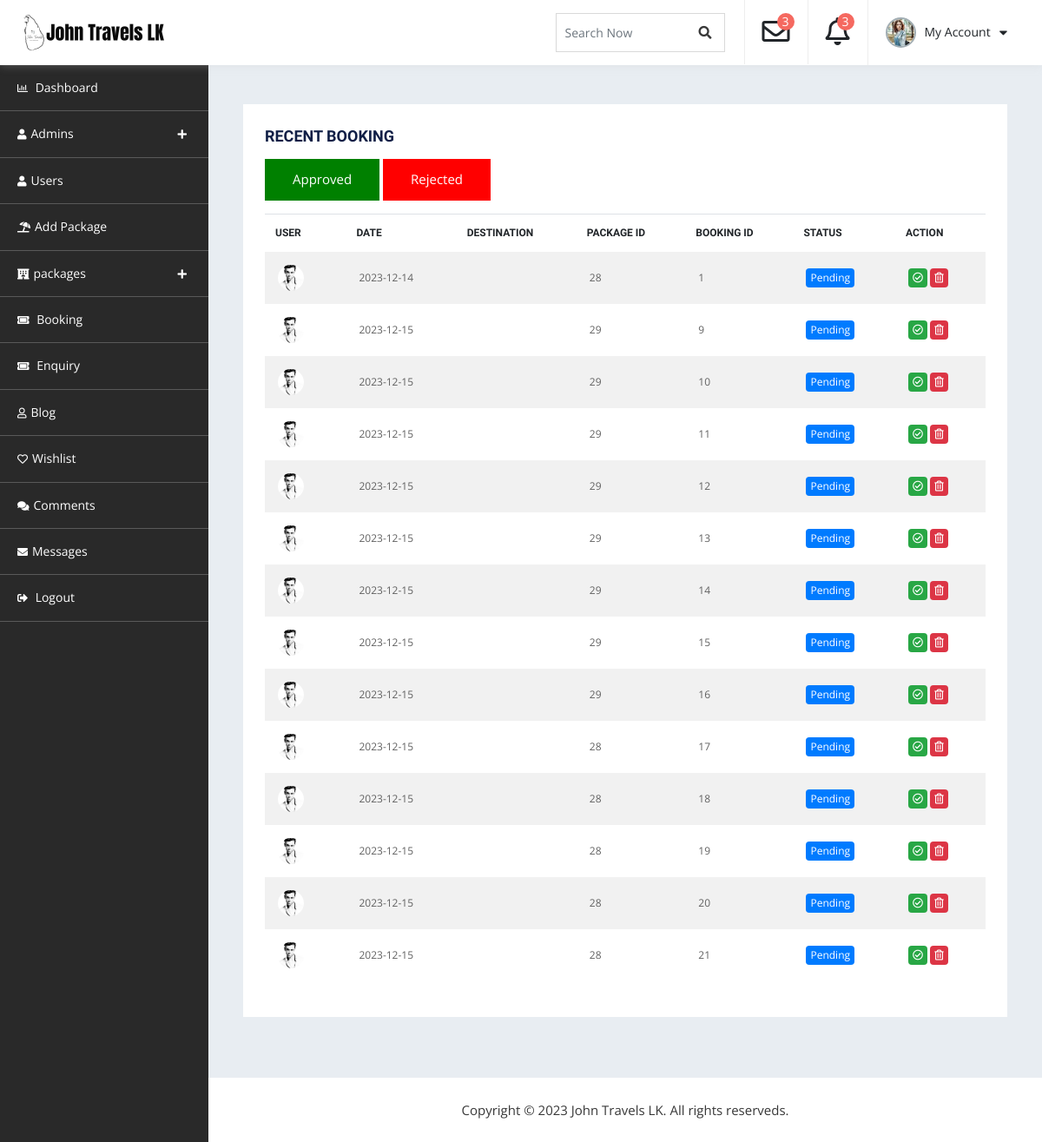
Page /admin_dashboard/db-booking.php on the committed database.
### tables this page shows
CREATE TABLE `package_booking` (
  `Booking_Id` int(11) NOT NULL,
  `Customer_Id` int(11) NOT NULL,
  `Pack_Id` int(11) NOT NULL,
  `Date` date NOT NULL DEFAULT current_timestamp(),
  `Status` varchar(25) NOT NULL DEFAULT 'Pending'
);

CREATE TABLE `customer_more_details` (
  `Customer_Id` int(11) NOT NULL,
  `First_name` varchar(255) NOT NULL,
  `Last_name` varchar(255) NOT NULL,
  `Mobile_number` int(11) NOT NULL,
  `NIC` varchar(12) NOT NULL,
  `City` varchar(255) NOT NULL,
  `Country` varchar(255) NOT NULL,
  `district` varchar(255) NOT NULL,
  `Address` varchar(255) NOT NULL,
  `Dob` date NOT NULL,
  `About` varchar(255) NOT NULL,
  `Image` varchar(256) NOT NULL
);

### admin_dashboard/A-show-customer.php (called while the page is built)
<?php
function show($id){
require 'db-connection.php';
$query="SELECT Image FROM `customer_more_details` WHERE Customer_Id='$id'";
$result=mysqli_query($conn,$query);
if($result){
    $row=mysqli_fetch_assoc($result);
    $img= $row['Image'];
}
else{
    echo "n";
}
return $img;
}
?>

### admin_dashboard/db-booking.php (the view, shortened to what this page needs)
<!doctype html>
<html lang="en">
   <head>
      <link rel="stylesheet" href="assets/css/bootstrap.min.css" media="all">
      <link rel="stylesheet" type="text/css" href="assets/css/all.min.css">
      <link rel="stylesheet" type="text/css" href="style.css">
</head>
<body>
    <div id="container-wrapper">
        <div id="dashboard" class="dashboard-container">
            <div class="dashboard-header sticky-header">
                <div class="content-left  logo-section pull-left">
                    <h1><a href="../index.php"><img src="assets/images/logo.png" alt=""></a></h1>
                </div>
                <div class="heaer-content-right pull-right">
                    <div class="search-field">
                        <form>
                            <div class="form-group">
                                <input type="text" class="form-control" id="search" placeholder="Search Now">
                                <a href="#"><span class="search_btn"><i class="fa fa-search" aria-hidden="true"></i></span></a>
                            </div>
                        </form>
                    </div>
                    <div class="dropdown">
                        <a class="dropdown-toggle" id="notifyDropdown" data-toggle="dropdown" aria-haspopup="true" aria-expanded="false">
                            <div class="dropdown-item">
                                <i class="far fa-envelope"></i>
                                <span class="notify">3</span>
                            </div>
                        </a>
                    </div>
                    <div class="dropdown">
                        <a class="dropdown-toggle" data-toggle="dropdown">
                            <div class="dropdown-item">
                                <i class="far fa-bell"></i>
                                <span class="notify">3</span>
                            </div>
                        </a>
                    </div>
                    <div class="dropdown">
                        <a class="dropdown-toggle" data-toggle="dropdown">
                            <div class="dropdown-item profile-sec">
                                <img src="assets/images/comment.jpg" alt="">
                                <span>My Account </span>
                                <i class="fas fa-caret-down"></i>
                            </div>
                        </a>
                    </div>
                </div>
            </div>
            <div class="dashboard-navigation">
                <div id="dashboard-Navigation" class="slick-nav"></div>
                <div id="navigation" class="navigation-container">
                    <ul>
                        <li><a href="dashboard.php"><i class="far fa-chart-bar"></i> Dashboard</a></li>
                        <li><a><i class="fas fa-user"></i>Admins</a>
                        </li>
                        <li><a href="user.php"><i class="fas fa-user"></i>Users</a>
                        </li>
                        <li><a href="db-add-package.php"><i class="fas fa-umbrella-beach"></i>Add Package</a></li>
                        <li>
                            <a><i class="fas fa-hotel"></i></i>packages</a>
                        </li>
                        <li><a href="db-booking.php"><i class="fas fa-ticket-alt"></i> Booking</a></li>
                        <li><a href="db-enquiry.php"><i class="fas fa-ticket-alt"></i> Enquiry</a></li>
                        <li><a href="db-blog.php"><i class="far fa-user"></i>Blog</a></li>
                        <li><a href="db-wishlist.php"><i class="far fa-heart"></i>Wishlist</a></li>
                        <li><a href="db-comment.php"><i class="fas fa-comments"></i>Comments</a></li>
						<li><a href="db-messages.php"><i class="fas fa-envelope"></i>Messages</a></li>
                        <li><a href="login.php"><i class="fas fa-sign-out-alt"></i> Logout</a></li>
                    </ul>
                </div>
            </div>
            <div class="db-info-wrap db-booking">
                <div class="dashboard-box table-opp-color-box">
                    <h4>Recent Booking</h4>
                    <p><a href="db-approved-booking.php"><button style="background-color: green; border:none; color:white; padding:15px 32px; text-align:center;display:inline-block">Approved</button></a>
                    <a href="db-rejected-booking.php"><button style="background-color: red; border:none; color:white; padding:15px 32px; text-align:center;display:inline-block">Rejected</button></a></p>
                    <div class="table-responsive">
                        <table class="table">
                            <thead>
                                <tr>
                                    <th>User</th>
                                    <th>Date</th>
                                    <th>Destination</th>
                                    <th>Package Id</th>
                                    <th>Booking Id</th>
                                    <th>status</th>
                                    <th>action</th>
                                </tr>
                            </thead>
                            <tbody>
                                <?php
                                require 'db-connection.php';
                                $query= "SELECT * FROM `package_booking` WHERE Status='Pending'";
                                $result= mysqli_query($conn,$query);
                                if($result){
                                    while($row=mysqli_fetch_assoc($result)):
                                        $id=$row['Customer_Id'];
                                        require_once 'A-show-customer.php';
                                        $r=show($row['Customer_Id']);
                                ?>
                                <tr>
                                    <td>
                                        <a href="view-user.php?id=<?php echo $row['Customer_Id'] ?>"><span class="list-img"><img src="../user_dashboard/Customers/<?php echo $r ?>" alt="">
                                        </span></a>
                                    </td>
                                    <td><?php echo $row['Date'] ?></td>
                                    <td><?php echo $row['Destination'] ?></td>
                                    <td><?php echo $row['Pack_Id'] ?></td>
                                    <td><?php echo $row['Booking_Id'] ?></td>
                                    <td><span class="badge badge-primary"><?php echo $row['Status'] ?></span></td>
                                    <td>
                                        <a href="A-approved-booking.php?id=<?php echo $row['Booking_Id'] ?>"><span class="badge badge-success"><i class="far fa-check-circle"></i></span></a>
                                        <a href="A-booking-reject.php?id=<?php echo $row['Booking_Id'] ?>"><span class="badge badge-danger"><i class="far fa-trash-alt"></i></span></a>
                                    </td>
                                </tr>
                                <?php
                                endwhile;
                                }
                                ?>
                            </tbody>
                        </table>
                    </div>
                </div>
            </div>
            <div class="copyrights">
               Copyright © 2023 John Travels LK. All rights reserveds.
            </div>
        </div>
    </div>
</body>
</html>

### rows in the picture
package_booking: Customer_Id.Image (picture), Date "2023-12-14", Pack_Id "28", Booking_Id "1", Status "Pending"
package_booking: Customer_Id.Image (picture), Date "2023-12-15", Pack_Id "29", Booking_Id "9", Status "Pending"
package_booking: Customer_Id.Image (picture), Date "2023-12-15", Pack_Id "29", Booking_Id "10", Status "Pending"
package_booking: Customer_Id.Image (picture), Date "2023-12-15", Pack_Id "29", Booking_Id "11", Status "Pending"
package_booking: Customer_Id.Image (picture), Date "2023-12-15", Pack_Id "29", Booking_Id "12", Status "Pending"
package_booking: Customer_Id.Image (picture), Date "2023-12-15", Pack_Id "29", Booking_Id "13", Status "Pending"
package_booking: Customer_Id.Image (picture), Date "2023-12-15", Pack_Id "29", Booking_Id "14", Status "Pending"
package_booking: Customer_Id.Image (picture), Date "2023-12-15", Pack_Id "29", Booking_Id "15", Status "Pending"
package_booking: Customer_Id.Image (picture), Date "2023-12-15", Pack_Id "29", Booking_Id "16", Status "Pending"
package_booking: Customer_Id.Image (picture), Date "2023-12-15", Pack_Id "28", Booking_Id "17", Status "Pending"
package_booking: Customer_Id.Image (picture), Date "2023-12-15", Pack_Id "28", Booking_Id "18", Status "Pending"
package_booking: Customer_Id.Image (picture), Date "2023-12-15", Pack_Id "28", Booking_Id "19", Status "Pending"
package_booking: Customer_Id.Image (picture), Date "2023-12-15", Pack_Id "28", Booking_Id "20", Status "Pending"
package_booking: Customer_Id.Image (picture), Date "2023-12-15", Pack_Id "28", Booking_Id "21", Status "Pending"
